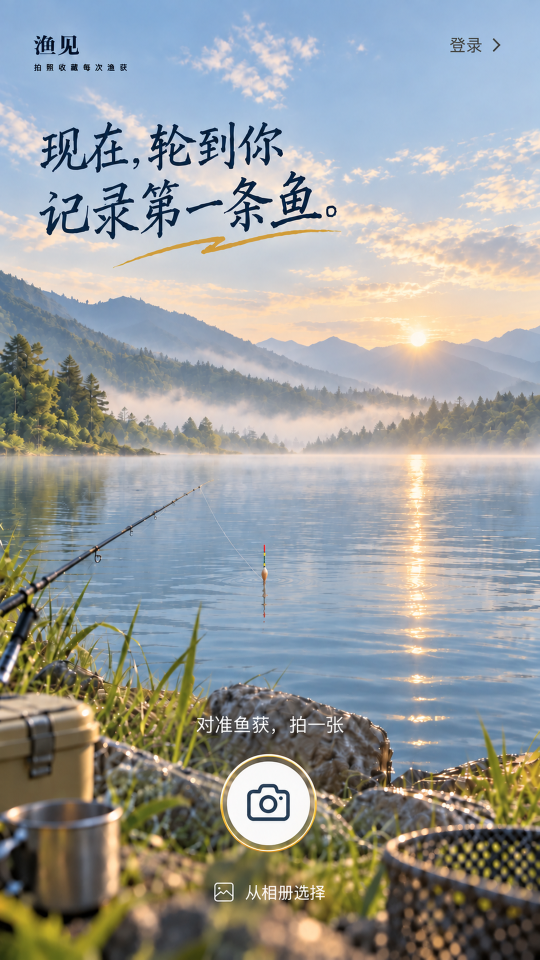
#> input picture design/pages/home/empty_home/source/frozen/Empty_Home_Final_Design_V2_normalized_1080x1920.png, 1080 x 1920 px (shown at 1/2 size)
$ python derive_empty_home_hero_v2_2.py
#> lines starting #> are read from the running program, lines starting #| are printed output that depends on the picture
#!/usr/bin/env python3
"""Create the one-time, frozen transparent Hero derivative from the V2 authority."""

from __future__ import annotations

import hashlib
import math
import shutil
from pathlib import Path

from PIL import Image


ROOT = Path(__file__).resolve().parents[1]
SOURCE = ROOT / "design/pages/home/empty_home/source/frozen/Empty_Home_Final_Design_V2_normalized_1080x1920.png"
DESIGN_OUTPUT = ROOT / "design/pages/home/empty_home/shared/assets/hero/empty_home_hero_v2_2.png"
RUNTIME_OUTPUT = ROOT / "app/src/main/res/drawable-nodpi/empty_home_title_v2.png"
SOURCE_SHA256 = "ebf96d310678b5fd47149cd8dadf3dd24cb00b2b83253876aa4cf9e89f954b77"
EXPECTED_DERIVED_SHA256 = "5561e3b577234ceba41487dd3705e82fa910e96cc6a6cc2d89942f13a629c9ff"
CROP = (50, 224, 675, 535)  # Includes the frozen visible-ink overhang at right/bottom.


def sha256(path: Path) -> str:
    return hashlib.sha256(path.read_bytes()).hexdigest()


def derive() -> Image.Image:
    if sha256(SOURCE) != SOURCE_SHA256:
        raise SystemExit("Frozen normalized V2 reference SHA does not match the authority")
    with Image.open(SOURCE) as source:
#> source is the input picture: PIL image 1080x1920 RGB; mean R, G, B 153.6, 157, 156.4
        if source.size != (1080, 1920):
            raise SystemExit(f"Unexpected normalized reference size: {source.size}")
        image = source.crop(CROP).convert("RGBA")
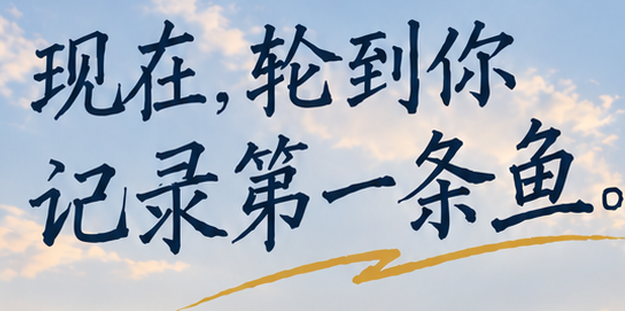
#> image: PIL image 625x311 RGBA; mean R, G, B, A 171.4, 181.1, 193.2, 255

    pixels = image.load()
    for y in range(image.height):
        for x in range(image.width):
            red, green, blue, _ = pixels[x, y]
            navy_distance = math.sqrt((red - 18) ** 2 + (green - 48) ** 2 + (blue - 72) ** 2)
            gold_distance = math.sqrt((red - 218) ** 2 + (green - 160) ** 2 + (blue - 45) ** 2)
            navy_alpha = int(max(0.0, min(255.0, (105.0 - navy_distance) * 4.5)))
            gold_alpha = int(max(0.0, min(255.0, (115.0 - gold_distance) * 4.0)))
            valid_navy = red < 115 and green < 135 and blue < 150
            valid_gold = red > 120 and green > 70 and blue < 125 and red - blue > 55
            alpha = max(navy_alpha, gold_alpha) if valid_navy or valid_gold else 0
            pixels[x, y] = (red, green, blue, alpha) if alpha else (0, 0, 0, 0)
    return image


def main() -> None:
    image = derive()
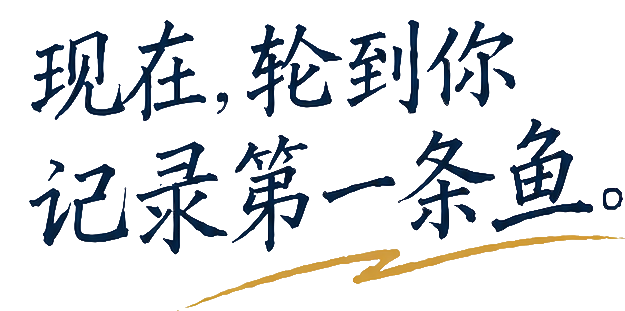
#> image: PIL image 625x311 RGBA; mean R, G, B, A 5.5, 7.9, 10.3, 38; transparent parts drawn white
    DESIGN_OUTPUT.parent.mkdir(parents=True, exist_ok=True)
    RUNTIME_OUTPUT.parent.mkdir(parents=True, exist_ok=True)
    image.save(DESIGN_OUTPUT, format="PNG", optimize=False, compress_level=9)
    shutil.copyfile(DESIGN_OUTPUT, RUNTIME_OUTPUT)
    if sha256(DESIGN_OUTPUT) != EXPECTED_DERIVED_SHA256:
        raise SystemExit("Derived Hero SHA does not match the frozen V2.2 asset")
    print(f"size={image.width}x{image.height}")
#| size=625x311
    print(f"design_sha256={sha256(DESIGN_OUTPUT)}")
    print(f"runtime_sha256={sha256(RUNTIME_OUTPUT)}")


if __name__ == "__main__":
    main()
